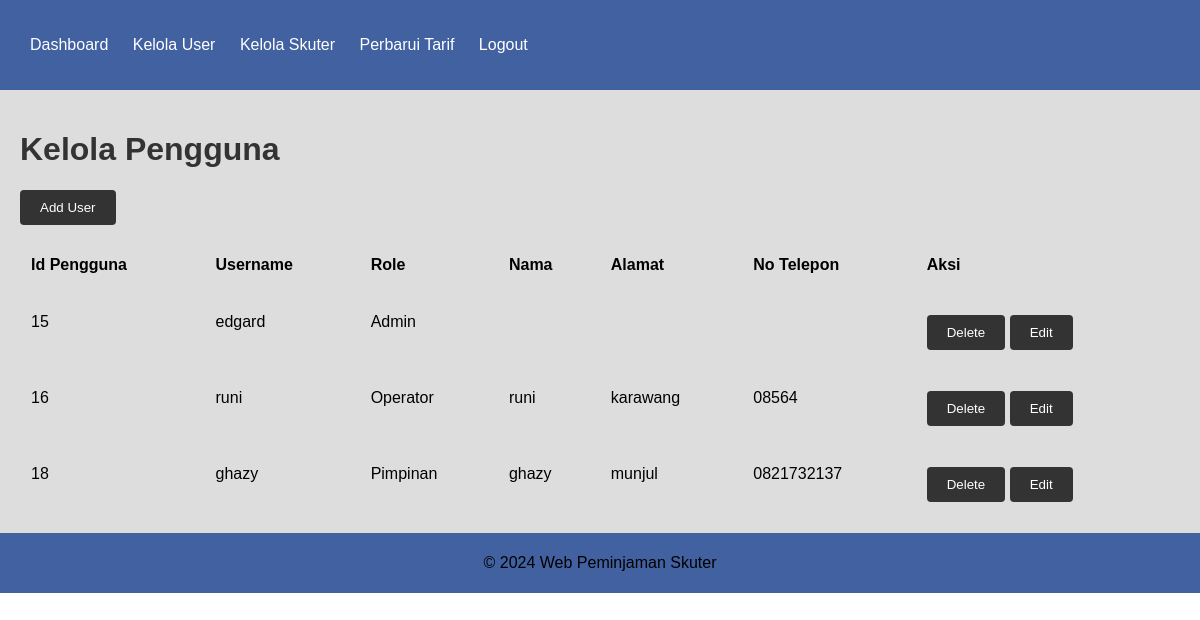
The page /web-pinjam-skuter/admin/manage_user.php (signed in) on the database its author committed.
### tables this page shows
CREATE TABLE `pengguna` (
  `id_user` int(11) NOT NULL,
  `username` varchar(50) NOT NULL,
  `password` varchar(255) NOT NULL,
  `role` enum('Admin','Pimpinan','Operator') NOT NULL,
  `nama` varchar(100) NOT NULL,
  `alamat` text DEFAULT NULL,
  `no_telepon` varchar(15) DEFAULT NULL
);

### web-pinjam-skuter/includes/function.php (called while the page is built, shortened)
<?php
function base_url($path = '') {
    $base_url = 'http://localhost/web-pinjam-skuter';
    return $base_url . $path;
}
?>

### web-pinjam-skuter/admin/manage_user.php (the view, shortened to what this page needs)
<?php
include_once '../includes/function.php';
$result = $conn->query("SELECT * FROM pengguna");
?>
<!DOCTYPE html>
<html lang="en">
<head>
    <link rel="stylesheet" href="/css/style.css">
</head>
<body>
    <?php include '../includes/header_admin.php'; ?>
    <main>
    <h1>Kelola Pengguna</h1>
        <button onclick="document.getElementById('addUserForm').style.display='block'">Add User</button>
        <table>
            <tr>
                <th>Id Pengguna</th>
                <th>Username</th>
                <th>Role</th>
                <th>Nama</th>
                <th>Alamat</th>
                <th>No Telepon</th>
                <th>Aksi</th>
            </tr>
            <?php while ($row = $result->fetch_assoc()) { ?>
                <tr>
                    <td><?php echo $row['id_user']; ?></td>
                    <td><?php echo $row['username']; ?></td>
                    <td><?php echo $row['role']; ?></td>
                    <td><?php echo $row['nama']; ?></td>
                    <td><?php echo $row['alamat']; ?></td>
                    <td><?php echo $row['no_telepon']; ?></td>
                    <td>
                        <form method="POST" style="display:inline-block;">
                            <button type="submit" name="delete" onclick="return confirm('Apakah anda yakin ingin menghapus?')">Delete</button>
                        </form>
                        <form method="GET" action="" style="display:inline-block;">
                            <button type="submit" >Edit</button>
                        </form>
                    </td>
                </tr>
            <?php } ?>
        </table>
        </main>
    <?php include '../includes/footer.php'; ?>
</body>
</html>

### web-pinjam-skuter/includes/header_admin.php (shortened to what this page needs)
<?php
include_once 'function.php';
include_once '../includes/database.php';?>
<!DOCTYPE html>
<html lang="en">
<head>
    <link rel="stylesheet" href="<?php echo base_url('/css/style.css'); ?>">
</head>
<header>
    <nav>
        <ul>
            <li><a href="<?php echo base_url('/admin/dashboard.php'); ?>">Dashboard</a></li>
            <li><a href="<?php echo base_url('/admin/manage_user.php'); ?>">Kelola User</a></li>
            <li><a href="<?php echo base_url('/admin/manage_scooter.php'); ?>">Kelola Skuter</a></li>
            <li><a href="<?php echo base_url('/admin/update_tarif.php'); ?>">Perbarui Tarif</a></li>
            <li><a href="<?php echo base_url('/includes/logout.php'); ?> " onclick="return confirm('Anda yakin ingin keluar?')">Logout</a></li>
        </ul>
    </nav>
</header>

### web-pinjam-skuter/includes/footer.php (shortened to what this page needs)
        <footer style="background: #4161a1; text-align: center; padding: 5px;">
            <p>&copy; 2024 Web Peminjaman Skuter</p>
        </footer>
</body>
</html>

### web-pinjam-skuter/css/style.css (style rules this page uses)
body { font-family: Arial, sans-serif; margin: 0; padding: 0; }
header { background-color: #4161a1; color: white; padding: 20px 0; }
header nav ul { list-style-type: none; padding-left: 30px; }
header nav ul li { display: inline; margin-right: 20px; }
header nav ul li a { color: white; text-decoration: none; }
main { padding: 20px; background-color: #ddd; }
h1 { color: #333; }
table { width: 100%; border-collapse: collapse; margin-top: 20px; }
table, th, td { border: 1px solid #ddd; }
th, td { padding: 10px; text-align: left; }
form { margin-top: 20px; }
button { background-color: #333; color: white; padding: 10px 20px; border: none; border-radius: 4px; cursor: pointer; }
footer { background: #4161a1; text-align: center; padding: 5px; }

### rows shown on the page
pengguna: id_user "15", username "edgard", role "Admin"
pengguna: id_user "16", username "runi", role "Operator", nama "runi", alamat "karawang", no_telepon "08564"
pengguna: id_user "18", username "ghazy", role "Pimpinan", nama "ghazy", alamat "munjul", no_telepon "0821732137"
